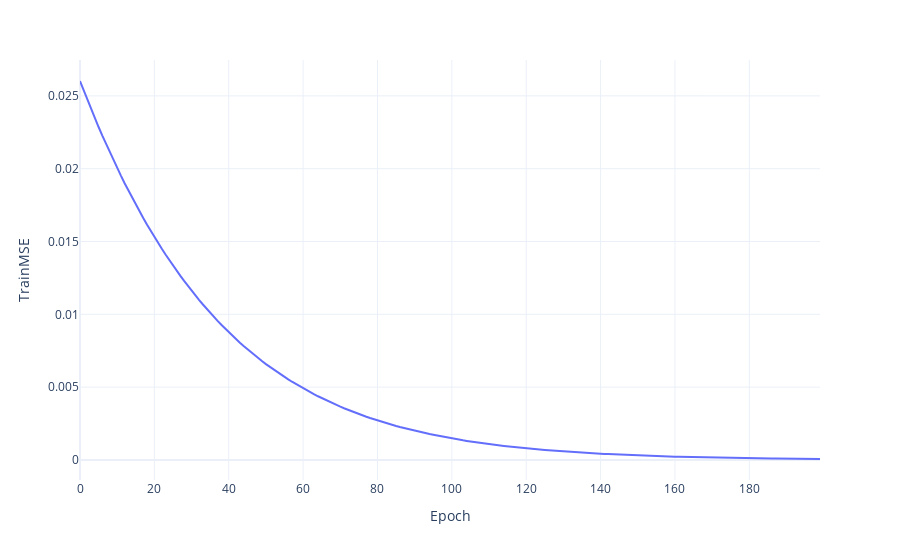

Notebook code cell kept with this figure:
### Code cell
loss_df

px.line(loss_df, x = 'Epoch', y = 'TrainMSE')

### Figure 1 — Plotly figure (JSON) as saved in the notebook; plotly's stock layout.template omitted (floating-point values rounded to 4 significant figures; data arrays with more than 128 entries replaced by an {"elided": "..."} marker saying what was removed)
{"data": [{"hovertemplate": "Epoch=%{x}<br>TrainMSE=%{y}<extra></extra>", "legendgroup": "", "line": {"color": "#636efa", "dash": "solid"}, "marker": {"symbol": "circle"}, "mode": "lines", "name": "", "orientation": "v", "showlegend": false, "type": "scatter", "x": {"elided": "200 int values"}, "xaxis": "x", "y": {"elided": "200 float values"}, "yaxis": "y"}], "layout": {"legend": {"tracegroupgap": 0}, "margin": {"t": 60}, "xaxis": {"anchor": "y", "domain": [0, 1], "title": {"text": "Epoch"}}, "yaxis": {"anchor": "x", "domain": [0, 1], "title": {"text": "TrainMSE"}}}}
